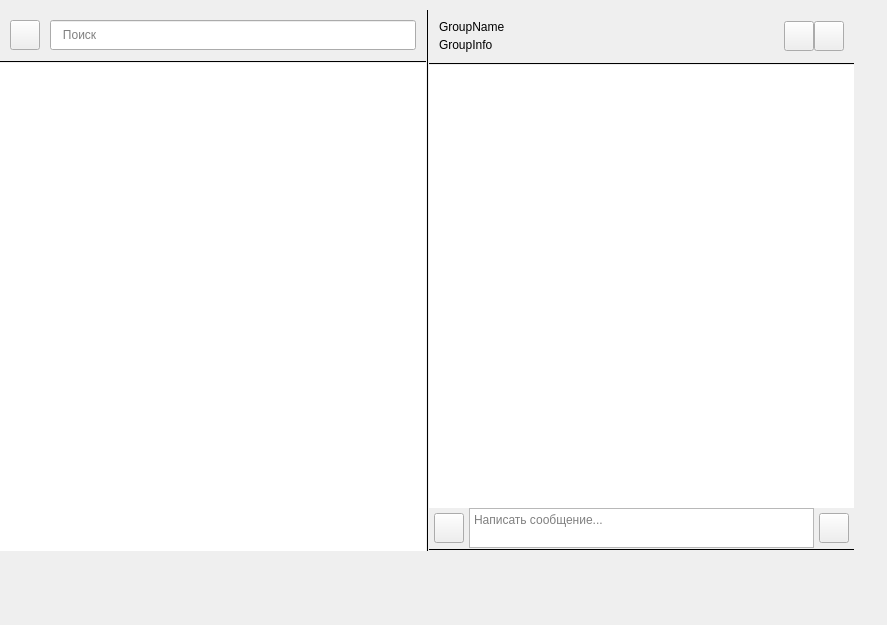
<?xml version="1.0" encoding="UTF-8"?>
<ui version="4.0">
 <class>MainWidget</class>
 <widget class="QWidget" name="MainWidget">
  <property name="geometry">
   <rect>
    <x>0</x>
    <y>0</y>
    <width>887</width>
    <height>625</height>
   </rect>
  </property>
  <property name="windowTitle">
   <string>Form</string>
  </property>
  <widget class="QWidget" name="horizontalLayoutWidget_4">
   <property name="geometry">
    <rect>
     <x>0</x>
     <y>10</y>
     <width>854</width>
     <height>541</height>
    </rect>
   </property>
   <layout class="QHBoxLayout" name="MainLayout">
    <property name="spacing">
     <number>0</number>
    </property>
    <item>
     <layout class="QVBoxLayout" name="leftSideLayout">
      <property name="spacing">
       <number>0</number>
      </property>
      <property name="sizeConstraint">
       <enum>QLayout::SetMinimumSize</enum>
      </property>
      <item>
       <spacer name="verticalSpacer_2">
        <property name="orientation">
         <enum>Qt::Vertical</enum>
        </property>
        <property name="sizeType">
         <enum>QSizePolicy::Fixed</enum>
        </property>
        <property name="sizeHint" stdset="0">
         <size>
          <width>20</width>
          <height>10</height>
         </size>
        </property>
       </spacer>
      </item>
      <item>
       <layout class="QHBoxLayout" name="horizontalLayout_2">
        <property name="spacing">
         <number>0</number>
        </property>
        <item>
         <spacer name="horizontalSpacer">
          <property name="orientation">
           <enum>Qt::Horizontal</enum>
          </property>
          <property name="sizeType">
           <enum>QSizePolicy::Fixed</enum>
          </property>
          <property name="sizeHint" stdset="0">
           <size>
            <width>10</width>
            <height>20</height>
           </size>
          </property>
         </spacer>
        </item>
        <item>
         <widget class="CustomButton" name="menuButton">
          <property name="maximumSize">
           <size>
            <width>30</width>
            <height>30</height>
           </size>
          </property>
          <property name="text">
           <string/>
          </property>
         </widget>
        </item>
        <item>
         <spacer name="horizontalSpacer_3">
          <property name="orientation">
           <enum>Qt::Horizontal</enum>
          </property>
          <property name="sizeType">
           <enum>QSizePolicy::Fixed</enum>
          </property>
          <property name="sizeHint" stdset="0">
           <size>
            <width>10</width>
            <height>20</height>
           </size>
          </property>
         </spacer>
        </item>
        <item>
         <widget class="CustomInputForms" name="searchInput">
          <property name="minimumSize">
           <size>
            <width>0</width>
            <height>30</height>
           </size>
          </property>
          <property name="placeholderText">
           <string>   Поиск</string>
          </property>
         </widget>
        </item>
        <item>
         <spacer name="horizontalSpacer_2">
          <property name="orientation">
           <enum>Qt::Horizontal</enum>
          </property>
          <property name="sizeType">
           <enum>QSizePolicy::Fixed</enum>
          </property>
          <property name="sizeHint" stdset="0">
           <size>
            <width>10</width>
            <height>20</height>
           </size>
          </property>
         </spacer>
        </item>
       </layout>
      </item>
      <item>
       <spacer name="verticalSpacer">
        <property name="orientation">
         <enum>Qt::Vertical</enum>
        </property>
        <property name="sizeType">
         <enum>QSizePolicy::Fixed</enum>
        </property>
        <property name="sizeHint" stdset="0">
         <size>
          <width>20</width>
          <height>10</height>
         </size>
        </property>
       </spacer>
      </item>
      <item>
       <widget class="Line" name="line_2">
        <property name="autoFillBackground">
         <bool>false</bool>
        </property>
        <property name="styleSheet">
         <string notr="true">QFrame[frameShape=&quot;5&quot;]
{
    border: 0.5px;
	max-width: 0.5px;
    background: rgb(220,220,220);
}
QFrame[frameShape=&quot;4&quot;]
{
    border: 0.5px;
	max-height: 0.5px;
    background: rgb(220,220,220);
}</string>
        </property>
        <property name="frameShadow">
         <enum>QFrame::Plain</enum>
        </property>
        <property name="lineWidth">
         <number>1</number>
        </property>
        <property name="orientation">
         <enum>Qt::Horizontal</enum>
        </property>
       </widget>
      </item>
      <item>
       <widget class="GroupListView" name="groupList">
        <property name="minimumSize">
         <size>
          <width>0</width>
          <height>0</height>
         </size>
        </property>
        <property name="maximumSize">
         <size>
          <width>34543</width>
          <height>8000</height>
         </size>
        </property>
        <property name="styleSheet">
         <string notr="true">QScrollBar:vertical {            
border: 1px rgb(230,230,230);
 background:white;
width:10px;    
margin: 0px 0px 0px 0px;
}
QScrollBar::handle:vertical {
background: rgb(230,230,230);
 min-height: 0px;
}
QScrollBar::add-line:vertical {
background: rgb(230,230,230);
height: 0px;
 subcontrol-position: bottom;
 subcontrol-origin: margin;
 }
 ScrollBar::sub-line:vertical {
 background: rgb(230,230,230);
height: 0 px;
subcontrol-position: top;
subcontrol-origin: margin;
}</string>
        </property>
        <property name="frameShape">
         <enum>QFrame::NoFrame</enum>
        </property>
        <property name="lineWidth">
         <number>0</number>
        </property>
       </widget>
      </item>
     </layout>
    </item>
    <item>
     <widget class="Line" name="line">
      <property name="autoFillBackground">
       <bool>false</bool>
      </property>
      <property name="styleSheet">
       <string notr="true">QFrame[frameShape=&quot;5&quot;]
{
    border: 0.5px;
	max-width: 0.5px;
    background: rgb(220,220,220);
}
QFrame[frameShape=&quot;4&quot;]
{
    border: 0.5px;
	max-height: 0.5px;
    background: rgb(220,220,220);
}</string>
      </property>
      <property name="frameShadow">
       <enum>QFrame::Plain</enum>
      </property>
      <property name="lineWidth">
       <number>1</number>
      </property>
      <property name="orientation">
       <enum>Qt::Vertical</enum>
      </property>
     </widget>
    </item>
    <item>
     <layout class="QVBoxLayout" name="rigthSideLayout">
      <property name="spacing">
       <number>0</number>
      </property>
      <item>
       <spacer name="verticalSpacer_4">
        <property name="orientation">
         <enum>Qt::Vertical</enum>
        </property>
        <property name="sizeType">
         <enum>QSizePolicy::Fixed</enum>
        </property>
        <property name="sizeHint" stdset="0">
         <size>
          <width>20</width>
          <height>10</height>
         </size>
        </property>
       </spacer>
      </item>
      <item>
       <layout class="QHBoxLayout" name="horizontalLayout_3">
        <property name="spacing">
         <number>0</number>
        </property>
        <item>
         <spacer name="horizontalSpacer_4">
          <property name="orientation">
           <enum>Qt::Horizontal</enum>
          </property>
          <property name="sizeType">
           <enum>QSizePolicy::Fixed</enum>
          </property>
          <property name="sizeHint" stdset="0">
           <size>
            <width>10</width>
            <height>20</height>
           </size>
          </property>
         </spacer>
        </item>
        <item>
         <layout class="QVBoxLayout" name="verticalLayout">
          <property name="spacing">
           <number>0</number>
          </property>
          <item>
           <widget class="QLabel" name="label">
            <property name="minimumSize">
             <size>
              <width>5</width>
              <height>0</height>
             </size>
            </property>
            <property name="text">
             <string>GroupName</string>
            </property>
           </widget>
          </item>
          <item>
           <spacer name="verticalSpacer_5">
            <property name="orientation">
             <enum>Qt::Vertical</enum>
            </property>
            <property name="sizeType">
             <enum>QSizePolicy::Fixed</enum>
            </property>
            <property name="sizeHint" stdset="0">
             <size>
              <width>20</width>
              <height>4</height>
             </size>
            </property>
           </spacer>
          </item>
          <item>
           <widget class="QLabel" name="label_2">
            <property name="minimumSize">
             <size>
              <width>5</width>
              <height>0</height>
             </size>
            </property>
            <property name="text">
             <string>GroupInfo</string>
            </property>
           </widget>
          </item>
         </layout>
        </item>
        <item>
         <spacer name="horizontalSpacer_5">
          <property name="orientation">
           <enum>Qt::Horizontal</enum>
          </property>
          <property name="sizeType">
           <enum>QSizePolicy::Fixed</enum>
          </property>
          <property name="sizeHint" stdset="0">
           <size>
            <width>10</width>
            <height>20</height>
           </size>
          </property>
         </spacer>
        </item>
        <item>
         <widget class="CustomButton" name="pushButton">
          <property name="maximumSize">
           <size>
            <width>30</width>
            <height>30</height>
           </size>
          </property>
          <property name="text">
           <string/>
          </property>
         </widget>
        </item>
        <item>
         <widget class="CustomButton" name="pushButton_3">
          <property name="maximumSize">
           <size>
            <width>30</width>
            <height>30</height>
           </size>
          </property>
          <property name="text">
           <string/>
          </property>
         </widget>
        </item>
        <item>
         <spacer name="horizontalSpacer_6">
          <property name="orientation">
           <enum>Qt::Horizontal</enum>
          </property>
          <property name="sizeType">
           <enum>QSizePolicy::Fixed</enum>
          </property>
          <property name="sizeHint" stdset="0">
           <size>
            <width>10</width>
            <height>20</height>
           </size>
          </property>
         </spacer>
        </item>
       </layout>
      </item>
      <item>
       <spacer name="verticalSpacer_3">
        <property name="orientation">
         <enum>Qt::Vertical</enum>
        </property>
        <property name="sizeType">
         <enum>QSizePolicy::Fixed</enum>
        </property>
        <property name="sizeHint" stdset="0">
         <size>
          <width>20</width>
          <height>10</height>
         </size>
        </property>
       </spacer>
      </item>
      <item>
       <widget class="Line" name="line_3">
        <property name="autoFillBackground">
         <bool>false</bool>
        </property>
        <property name="styleSheet">
         <string notr="true">QFrame[frameShape=&quot;5&quot;]
{
    border: 0.5px;
	max-width: 0.5px;
    background: rgb(220,220,220);
}
QFrame[frameShape=&quot;4&quot;]
{
    border: 0.5px;
	max-height: 0.5px;
    background: rgb(220,220,220);
}</string>
        </property>
        <property name="frameShadow">
         <enum>QFrame::Plain</enum>
        </property>
        <property name="lineWidth">
         <number>1</number>
        </property>
        <property name="orientation">
         <enum>Qt::Horizontal</enum>
        </property>
       </widget>
      </item>
      <item>
       <widget class="ChatView" name="chatList">
        <property name="frameShape">
         <enum>QFrame::NoFrame</enum>
        </property>
        <property name="lineWidth">
         <number>0</number>
        </property>
        <property name="sizeAdjustPolicy">
         <enum>QAbstractScrollArea::AdjustToContents</enum>
        </property>
       </widget>
      </item>
      <item>
       <layout class="QHBoxLayout" name="horizontalLayout">
        <property name="spacing">
         <number>0</number>
        </property>
        <item>
         <spacer name="horizontalSpacer_7">
          <property name="orientation">
           <enum>Qt::Horizontal</enum>
          </property>
          <property name="sizeType">
           <enum>QSizePolicy::Fixed</enum>
          </property>
          <property name="sizeHint" stdset="0">
           <size>
            <width>5</width>
            <height>20</height>
           </size>
          </property>
         </spacer>
        </item>
        <item>
         <widget class="CustomButton" name="pushButton_2">
          <property name="maximumSize">
           <size>
            <width>30</width>
            <height>30</height>
           </size>
          </property>
          <property name="text">
           <string/>
          </property>
         </widget>
        </item>
        <item>
         <spacer name="horizontalSpacer_9">
          <property name="orientation">
           <enum>Qt::Horizontal</enum>
          </property>
          <property name="sizeType">
           <enum>QSizePolicy::Fixed</enum>
          </property>
          <property name="sizeHint" stdset="0">
           <size>
            <width>5</width>
            <height>20</height>
           </size>
          </property>
         </spacer>
        </item>
        <item>
         <widget class="ChatInput" name="messageInput">
          <property name="sizePolicy">
           <sizepolicy hsizetype="Expanding" vsizetype="Expanding">
            <horstretch>0</horstretch>
            <verstretch>0</verstretch>
           </sizepolicy>
          </property>
          <property name="minimumSize">
           <size>
            <width>80</width>
            <height>40</height>
           </size>
          </property>
          <property name="maximumSize">
           <size>
            <width>16777215</width>
            <height>40</height>
           </size>
          </property>
          <property name="styleSheet">
           <string notr="true">QPlainTextEdit{border-style: solid;
                         border-width: 1px;
                         border-radius: 9px;
                         border-color: rgb(220,220,220);}</string>
          </property>
          <property name="placeholderText">
           <string>Написать сообщение...</string>
          </property>
         </widget>
        </item>
        <item>
         <spacer name="horizontalSpacer_10">
          <property name="orientation">
           <enum>Qt::Horizontal</enum>
          </property>
          <property name="sizeType">
           <enum>QSizePolicy::Fixed</enum>
          </property>
          <property name="sizeHint" stdset="0">
           <size>
            <width>5</width>
            <height>20</height>
           </size>
          </property>
         </spacer>
        </item>
        <item>
         <widget class="CustomButton" name="sendButton">
          <property name="maximumSize">
           <size>
            <width>30</width>
            <height>30</height>
           </size>
          </property>
          <property name="text">
           <string/>
          </property>
          <property name="default">
           <bool>false</bool>
          </property>
          <property name="flat">
           <bool>false</bool>
          </property>
         </widget>
        </item>
        <item>
         <spacer name="horizontalSpacer_8">
          <property name="orientation">
           <enum>Qt::Horizontal</enum>
          </property>
          <property name="sizeType">
           <enum>QSizePolicy::Fixed</enum>
          </property>
          <property name="sizeHint" stdset="0">
           <size>
            <width>5</width>
            <height>20</height>
           </size>
          </property>
         </spacer>
        </item>
       </layout>
      </item>
      <item>
       <widget class="Line" name="line_4">
        <property name="autoFillBackground">
         <bool>false</bool>
        </property>
        <property name="styleSheet">
         <string notr="true">QFrame[frameShape=&quot;5&quot;]
{
    border: 0.5px;
	max-width: 0.5px;
    background: rgb(220,220,220);
}
QFrame[frameShape=&quot;4&quot;]
{
    border: 0.5px;
	max-height: 0.5px;
    background: rgb(220,220,220);
}</string>
        </property>
        <property name="frameShadow">
         <enum>QFrame::Plain</enum>
        </property>
        <property name="lineWidth">
         <number>1</number>
        </property>
        <property name="orientation">
         <enum>Qt::Horizontal</enum>
        </property>
       </widget>
      </item>
     </layout>
    </item>
   </layout>
  </widget>
 </widget>
 <customwidgets>
  <customwidget>
   <class>CustomButton</class>
   <extends>QPushButton</extends>
   <header>app-qt/src/custommbutton/custombutton.h</header>
  </customwidget>
  <customwidget>
   <class>CustomInputForms</class>
   <extends>QLineEdit</extends>
   <header>app-qt/src/custominputforms/custominputforms.h</header>
  </customwidget>
  <customwidget>
   <class>ChatView</class>
   <extends>QListView</extends>
   <header>app-qt/src/views/chatview.h</header>
  </customwidget>
  <customwidget>
   <class>GroupListView</class>
   <extends>QListView</extends>
   <header>app-qt/src/views/grouplistview.h</header>
  </customwidget>
  <customwidget>
   <class>ChatInput</class>
   <extends>QTextEdit</extends>
   <header>app-qt/src/chatinput/chatinput.h</header>
  </customwidget>
 </customwidgets>
 <resources/>
 <connections/>
</ui>
